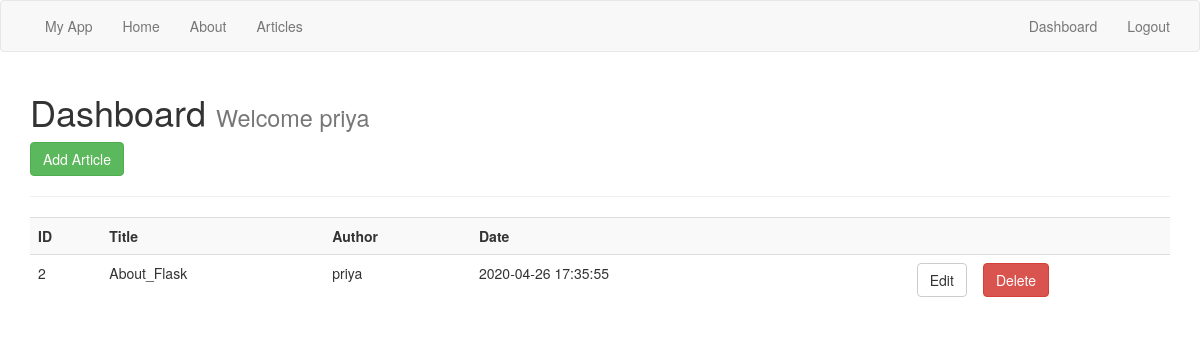
The app's page /dashboard (signed in) with its own data.
### app.py (models this page shows)
class myarticles(db.Model):
    id = db.Column(db.Integer, primary_key=True)
    title = db.Column(db.String(20))
    author = db.Column(db.String(50))
    body = db.Column(db.Text)
    date = db.Column(db.DateTime(timezone=True), default=func.now())

### app.py (the view)
@app.route('/dashboard')
@is_logged_in
def dashboard():
    articles = db.session.query(myarticles).all()
    if len(articles) > 0:
        return render_template('dashboard.html', articles=articles)
    else:
        msg = 'No Articles Found'
        return render_template('dashboard.html', msg=msg)

### app.py (called while the page is built)
def is_logged_in(f):
    @wraps(f)
    def wrap(*args, **kwargs):
        if 'logged_in' in session:
            return f(*args, **kwargs)
        else:
            flash('Unauthorized,Please login', 'danger')
            return redirect(url_for('login'))
    return wrap

### templates/dashboard.html (shortened to what this page needs)
{% extends 'layout.html' %}
{% block body %}
    <h1>Dashboard <small> Welcome {{session.username}} </small></h1>
    <a class="btn btn-success" href="/add_article">Add Article</a>
    <hr>
    <table class="table table-striped">
        <tr>
            <th>ID</th>
            <th>Title</th>
            <th>Author</th>
            <th>Date</th>
            <th></th>
            <th></th>
        </tr>
        {% for article in articles %}
         <tr>
             <td>{{article.id}}</td>
             <td>{{article.title}}</td>
             <td>{{article.author}}</td>
             <td>{{article.date}}</td>
             <td><a href="edit_article/{{article.id}}" class="btn btn-default pull-right">Edit</a></td>
             <td>
                 <form action="{{url_for('delete_article',id=article.id)}}" method="POST">
                     <input type="submit" value="Delete" class="btn btn-danger">
                 </form>
             </td>
         </tr>
        {% endfor %}
    </table>
{% endblock %}

### records on screen
myarticles: username "priya", id "2", title "About_Flask", author "priya", date "2020-04-26 17:35:55"
